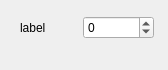
<ui version="4.0" >
 <author>(c) 2006 Fabrizio Pollastri</author>
 <class>example1</class>
 <widget class="QMainWindow" name="example1" >
  <property name="geometry" >
   <rect>
    <x>0</x>
    <y>0</y>
    <width>168</width>
    <height>70</height>
   </rect>
  </property>
  <property name="sizePolicy" >
   <sizepolicy>
    <hsizetype>1</hsizetype>
    <vsizetype>1</vsizetype>
    <horstretch>0</horstretch>
    <verstretch>0</verstretch>
   </sizepolicy>
  </property>
  <property name="windowTitle" >
   <string>AVC Qt4 example 1</string>
  </property>
  <property name="autoFillBackground" >
   <bool>true</bool>
  </property>
  <widget class="QWidget" name="centralwidget" >
   <property name="autoFillBackground" >
    <bool>true</bool>
   </property>
   <widget class="QWidget" name="layoutWidget" >
    <property name="geometry" >
     <rect>
      <x>20</x>
      <y>10</y>
      <width>134</width>
      <height>35</height>
     </rect>
    </property>
    <layout class="QHBoxLayout" >
     <property name="margin" >
      <number>0</number>
     </property>
     <property name="spacing" >
      <number>6</number>
     </property>
     <item>
      <widget class="QLabel" name="spin_value__label" >
       <property name="text" >
        <string>label</string>
       </property>
      </widget>
     </item>
     <item>
      <widget class="QSpinBox" name="spin_value__spinbox" >
       <property name="maximum" >
        <number>1000000</number>
       </property>
       <property name="minimum" >
        <number>-1000000</number>
       </property>
      </widget>
     </item>
    </layout>
   </widget>
  </widget>
  <widget class="QStatusBar" name="statusbar" >
   <property name="enabled" >
    <bool>true</bool>
   </property>
   <property name="sizeGripEnabled" >
    <bool>false</bool>
   </property>
  </widget>
 </widget>
 <includes/>
 <resources/>
 <connections/>
</ui>
